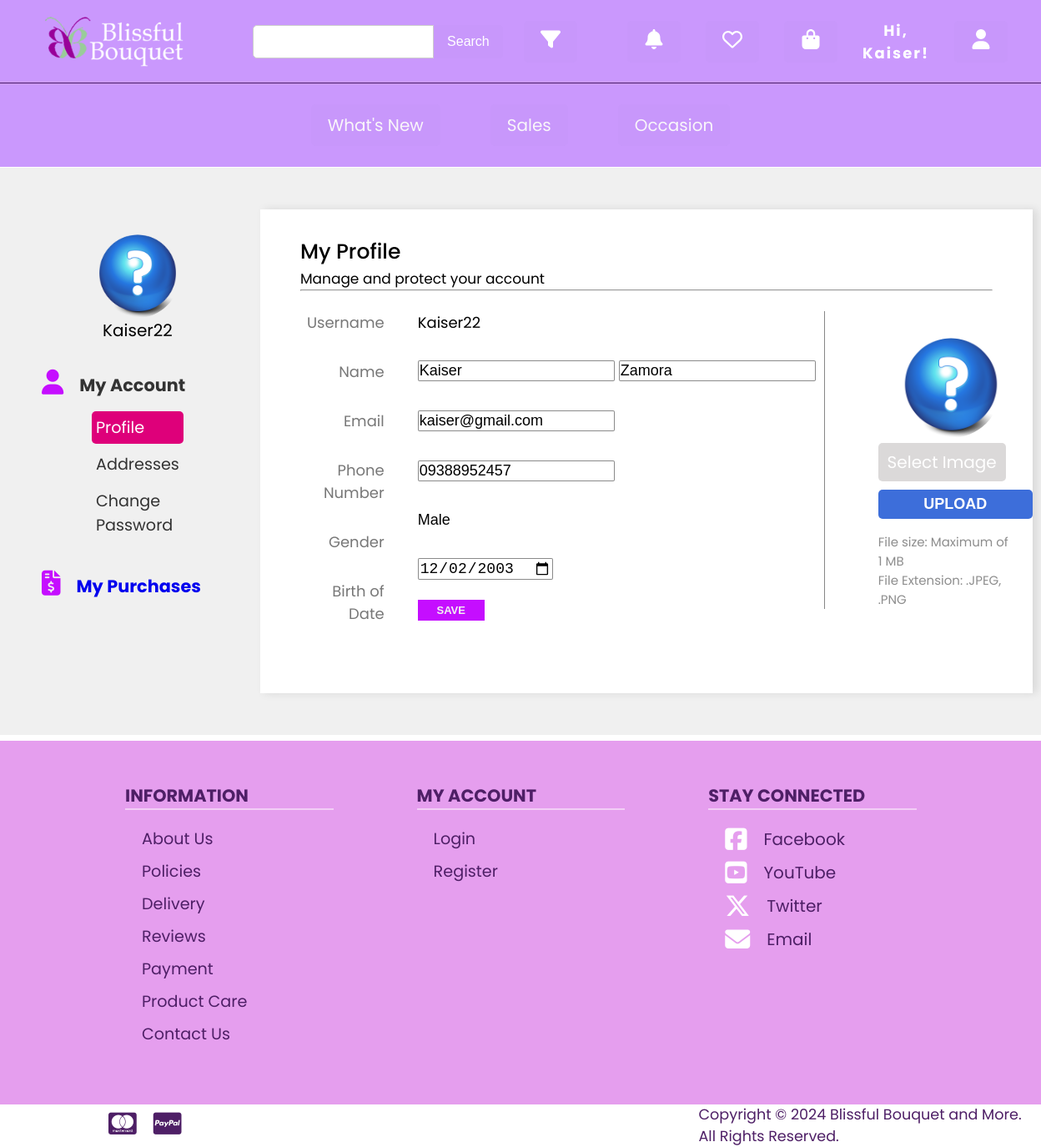
The app's page /CustomerProfile.php (signed in) with its own data.
### tables this page shows
CREATE TABLE `customers` (
  `cust_Num` int NOT NULL,
  `cust_Fname` varchar(255) DEFAULT NULL,
  `cust_Lname` varchar(255) DEFAULT NULL,
  `cust_username` varchar(255) DEFAULT NULL,
  `cust_email` varchar(255) DEFAULT NULL,
  `cust_password` varchar(255) DEFAULT NULL,
  `cust_PhoneNumber` varchar(50) DEFAULT NULL,
  `cust_Gender` varchar(20) DEFAULT NULL,
  `cust_Bdate` date DEFAULT NULL,
  `cust_profPic` varchar(255) DEFAULT NULL
);

### CustomerProfile.php (the view, shortened to what this page needs)
<!DOCTYPE html>
<html lang="en">
<head>
    <link rel="stylesheet" href="CustomerProfile.css">
</head>
<body>
    <?php
    $servername = "localhost";
    $username = "root";
    $password = "";
    $dbname = "blissFul_DB";
    $conn = new mysqli($servername, $username, $password, $dbname);
    $username = $_SESSION['username'];
    $sql_profile = "SELECT cust_Fname, cust_Lname, cust_Email, cust_PhoneNumber, cust_Gender, cust_Bdate, cust_ProfPic FROM Customers WHERE cust_username = ?";
    $stmt_profile = $conn->prepare($sql_profile);
    $stmt_profile->bind_param("s", $username);
    $stmt_profile->execute();
    $result_profile = $stmt_profile->get_result();
    if ($result_profile->num_rows > 0) {
        $row_profile = $result_profile->fetch_assoc();
        $firstName = $row_profile['cust_Fname'];
        $lastName = $row_profile['cust_Lname'];
        $email = $row_profile['cust_Email'];
        $phoneNumber = $row_profile['cust_PhoneNumber'];
        $gender = $row_profile['cust_Gender'];
        $birthdate = $row_profile['cust_Bdate'];
        $profilePic = $row_profile['cust_ProfPic'];
    } else {
        $stmt_profile->close();
        $conn->close();
        header("Location: login.php");
        exit;
    }
    ?>
    <header class="header">
        <div class="top_inner">
            <div class="navigation">
                <div style="width: 50%">
                    <img src="../BFBS/images/BFL.png" alt="logo">
                </div>
                <div class="search">
                    <a href="#" class="navigation_links2">
                        <div>
                            <form action="#" class="search-container">
                            <input type="text" placeholder="" name="search" onclick="searchOpenOverlay()" onfocus="openNewPage()">
                                <button type="submit">Search</button>
                            </form>
                        </div>
                    </a>
                    <a href="#" class="navigation_links">
                        <div>
                        </div>
                    </a>
                </div>
                <div class="right_icons">
                    <a href="#" class="navigation_links">
                        <div>
                        </div>
                    </a>
                    <a href="./wishList/favoritePage.php" class="navigation_links">
                        <div>
                        </div>
                    </a>
                    <a href="./cartPage/cartPage.php" class="navigation_links">
                        <div>
                        </div>
                    </a>
                    <div id="greeting">Hi, <span><?php echo $firstName; ?></span>!</div>
                    <div class="dropdown">
                        <a href="#" class="navigation_links" onclick="toggleDropdown()">
                            <svg xmlns="http://www.w3.org/2000/svg" viewBox="0 0 448 512" class="icon" fill="currentColor">
                                <path d="M224 256A128 128 0 1 0 224 0a128 128 0 1 0 0 256zm-45.7 48C79.8 304 0 383.8 0 482.3C0 498.7 13.3 512 29.7 512H418.3c16.4 0 29.7-13.3 29.7-29.7C448 383.8 368.2 304 269.7 304H178.3z" />
                            </svg>
                        </a>
                    </div>
                </div>
            </div>
        </div>
        <div class="navigation2">
            <a href="what_s_new.php" class="navigation_links">What's New</a>
            <a href="sales.php" class="navigation_links">Sales</a>
            <a href="C..php" class="navigation_links">Occasion</a>
        </div>
    </header>
    <section class="updateProfile">
        <div class="leftSide-container">
            <div class="profile-icon">
                <img src="<?php echo htmlspecialchars($profilePic); ?>" alt="profile-pic" id="profile-picture1" class="profile-picture1">
                <a for="profile-pic1" id="profile-username1"><?php echo $username ?></a>
            </div>
            <div class="profile-info">
                <i class="fa-solid fa-user" id="MyProfile-icon"></i>
                <label for="MyProfile-icon" id="MyAccount">My Account</label>
                <div class="subMenu-MyAccount">
                    <ul>
                        <li><a href="#" class="profile active" onclick="toggleDisplay('profile', this)">Profile</a></li>
                        <li><a href="#" onclick="toggleDisplay('addresses', this)">Addresses</a></li>
                        <li><a href="#" onclick="toggleDisplay('change-password', this)">Change Password</a></li>
                    </ul>
                </div>
                <i class="fas fa-file-invoice-dollar" id="Purchases-icon"></i>
                <label for="Purchases-icon" id="MyPurchases"><a href="#" id="purchase-label" onclick="toggleDisplay('purchase-label', this)">My Purchases</a></label>
            </div>
        </div>
        <div class="rightSide-container" id="rightSide-container">
            <div class="profileEdit-top">
                <h2>My Profile</h2>
                <p>Manage and protect your account</p>
                <hr />
            </div>
            <div class="profileEdit-left-right">
                <div class="profileEdit-left">
                    <div class="label-input-row">
                        <div class="label">
                            <p>Username</p>
                            <p>Name</p>
                            <p>Email</p>
                            <p>Phone Number</p>
                            <p>Gender</p>
                            <p>Birth of Date</p>
                        </div>
                        <div class="input">
                            <form method="post" action="">
                                <p><?php echo htmlspecialchars($username); ?></p>
                                <div class="name-container">
                                    <input type="text" name="firstname" placeholder="First Name" id="First-name" class="First-name" value="<?php echo htmlspecialchars($firstName); ?>">
                                    <input type="text" name="lastname" placeholder="Last Name" id="Last-name" class="Last-name" value="<?php echo htmlspecialchars($lastName); ?>">
                                </div>
                                <div class="email-container">
                                    <input type="email" name="email" placeholder="Email" id="Customer-email" class="Customer-email" value="<?php echo htmlspecialchars($email); ?>">
                                </div>
                                <div class="number-container">
                                    <input type="text" name="phoneNumber" placeholder="Phone Number" id="Customer-Pnumber" class="Customer-Pnumber" value="<?php echo htmlspecialchars($phoneNumber); ?>">
                                </div>
                                <div class="number-container">
                                    <input type="text" name="gender" placeholder="Gender" id="Customer-Gender" class="Cust-Gender" readonly style="border: none; font-size: 18px;" value="<?php echo htmlspecialchars($gender); ?>">
                                </div>
                                <div class="date-of-birth-container">
                                    <input type="date" name="date-of-birth" id="date-of-birth" class="date-of-birth" value="<?php echo htmlspecialchars($birthdate); ?>">
                                </div>
                                <div class="save-btn-container">
                                    <button id="save-btn" name="saveBtn" class="save-btn">SAVE</button>
                                </div>
                            </form>
                        </div>
                    </div>
                </div>
                <div class="profileEdit-right">
                    <div class="profile-upload">
                        <form method="post" action="" enctype="multipart/form-data">
                            <img src="<?php echo htmlspecialchars($profilePic); ?>" alt="upload-profile" id="change-profile" class="change-profile">
                            <label for="prof-btn" class="custom-file-upload">
                                Select Image
                            </label>
                            <div class="uploadBtnCon">
                                <button type="submit" class="upload-btn">UPLOAD</button>
                            </div>
                        </form>
                        <div class="file-info">
                            <p>File size: Maximum of 1 MB</p>
                            <p>File Extension: .JPEG, .PNG</p>
                        </div>
                    </div>
                </div>
            </div>
        </div>
    </section>
    <section class="other-information">
        <div class="information-container">
            <div class="information-content">
                <h2 class="information-title">Information</h2>
                <hr class="title-line" />
                <div class="sub-info">
                    <a href="#aboutUs">About Us</a>
                    <a href="#">Policies</a>
                    <a href="#">Delivery</a>
                    <a href="#">Reviews</a>
                    <a href="#">Payment</a>
                    <a href="#">Product Care</a>
                    <a href="#">Contact Us</a>
                </div>
            </div>
            <div class="information-content">
                <h2 class="information-title">My Account</h2>
                <hr class="title-line" />
                <div class="sub-info">
                    <a href="./html/Login.html">Login</a>
                    <a href="./html/Registration.html">Register</a>
                </div>
            </div>
            <div class="information-content">
                <h2 class="information-title">Stay Connected</h2>
                <hr class="title-line" />
                <div class="sub-info">
                    <div class="socMed-icon">
                        <i class="fa-brands fa-square-facebook"></i>
                        <a href="" target="_blank">Facebook</a>
                    </div>
                    <div class="socMed-icon">
                        <i class="fa-brands fa-square-youtube"></i>
                        <a href="" target="_blank">YouTube</a>
                    </div>
                    <div class="socMed-icon">
                        <i class="fa-brands fa-x-twitter"></i>
                        <a href="" target="_blank">Twitter</a>
                    </div>
                    <div class="socMed-icon">
                        <i class="fa-solid fa-envelope"></i>
                        <a href="" target="_blank">Email</a>
                    </div>
                </div>
            </div>
        </div>
    </section>
    <section class="footer">
        <div class="footer-container">
            <a href=""><i class="fa-brands fa-cc-mastercard"></i></a>
            <a href=""><i class="fa-brands fa-cc-paypal"></i></a>
        </div>
        <div class="copyright">
            <p>Copyright © 2024 Blissful Bouquet and More. All Rights Reserved.</p>
        </div>
    </section>
</body>
</html>

### records on screen
customers: cust_Fname "Kaiser", cust_profPic (picture), firstname "Kaiser", lastname "Zamora", email "kaiser@gmail.com", phoneNumber "09388952457", gender "Male", date-of-birth "12/02/2003"

### other values on screen
$username "Kaiser22"
